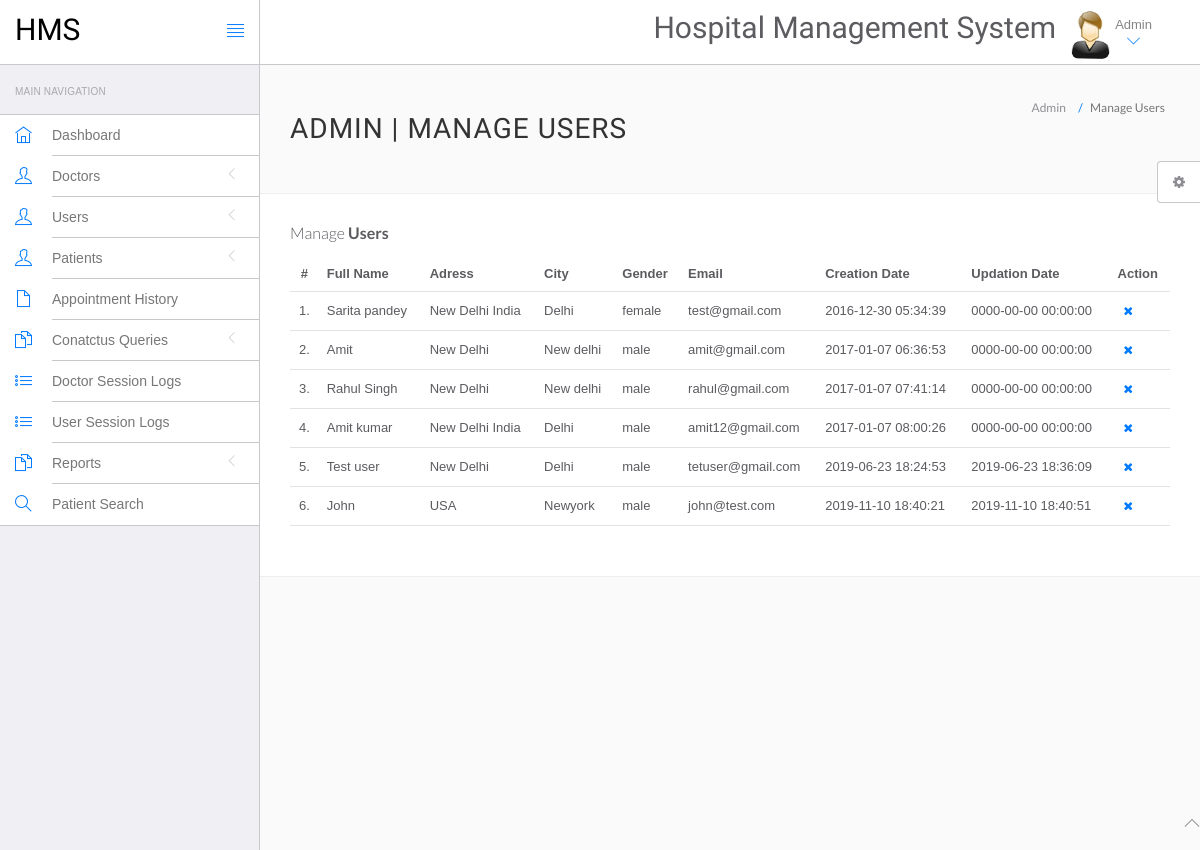
The app's page /hms/admin/manage-users.php (signed in) with its own data.
### tables this page shows
CREATE TABLE `users` (
  `id` int(11) NOT NULL,
  `fullName` varchar(255) DEFAULT NULL,
  `address` longtext DEFAULT NULL,
  `city` varchar(255) DEFAULT NULL,
  `gender` varchar(255) DEFAULT NULL,
  `email` varchar(255) DEFAULT NULL,
  `password` varchar(255) DEFAULT NULL,
  `regDate` timestamp NULL DEFAULT current_timestamp(),
  `updationDate` timestamp NULL DEFAULT NULL ON UPDATE current_timestamp()
);

### hms/admin/manage-users.php (the view, shortened to what this page needs)
<?php
include('include/config.php');
?>
<!DOCTYPE html>
<html lang="en">
	<head>
		<link rel="stylesheet" href="vendor/bootstrap/css/bootstrap.min.css">
		<link rel="stylesheet" href="vendor/fontawesome/css/font-awesome.min.css">
		<link rel="stylesheet" href="vendor/themify-icons/themify-icons.min.css">
		<link href="vendor/animate.css/animate.min.css" rel="stylesheet" media="screen">
		<link href="vendor/perfect-scrollbar/perfect-scrollbar.min.css" rel="stylesheet" media="screen">
		<link href="vendor/switchery/switchery.min.css" rel="stylesheet" media="screen">
		<link href="vendor/bootstrap-touchspin/jquery.bootstrap-touchspin.min.css" rel="stylesheet" media="screen">
		<link href="vendor/select2/select2.min.css" rel="stylesheet" media="screen">
		<link href="vendor/bootstrap-datepicker/bootstrap-datepicker3.standalone.min.css" rel="stylesheet" media="screen">
		<link href="vendor/bootstrap-timepicker/bootstrap-timepicker.min.css" rel="stylesheet" media="screen">
		<link rel="stylesheet" href="assets/css/styles.css">
		<link rel="stylesheet" href="assets/css/plugins.css">
		<link rel="stylesheet" href="assets/css/themes/theme-1.css" id="skin_color" />
	</head>
	<body>
		<div id="app">
<?php include('include/sidebar.php');?>
			<div class="app-content">
						<?php include('include/header.php');?>
				<div class="main-content" >
					<div class="wrap-content container" id="container">
						<section id="page-title">
							<div class="row">
								<div class="col-sm-8">
									<h1 class="mainTitle">Admin | Manage Users</h1>
																	</div>
								<ol class="breadcrumb">
									<li>
										<span>Admin</span>
									</li>
									<li class="active">
										<span>Manage Users</span>
									</li>
								</ol>
							</div>
						</section>
						<div class="container-fluid container-fullw bg-white">
									<div class="row">
								<div class="col-md-12">
									<h5 class="over-title margin-bottom-15">Manage <span class="text-bold">Users</span></h5>
									<table class="table table-hover" id="sample-table-1">
										<thead>
											<tr>
												<th class="center">#</th>
												<th>Full Name</th>
												<th class="hidden-xs">Adress</th>
												<th>City</th>
												<th>Gender </th>
												<th>Email </th>
												<th>Creation Date </th>
												<th>Updation Date </th>
												<th>Action</th>
											</tr>
										</thead>
										<tbody>
<?php
$sql=mysqli_query($con,"select * from users");
$cnt=1;
while($row=mysqli_fetch_array($sql))
{
?>
											<tr>
												<td class="center"><?php echo $cnt;?>.</td>
												<td class="hidden-xs"><?php echo $row['fullName'];?></td>
												<td><?php echo $row['address'];?></td>
												<td><?php echo $row['city'];?>
												</td>
												<td><?php echo $row['gender'];?></td>
												<td><?php echo $row['email'];?></td>
												<td><?php echo $row['regDate'];?></td>
												<td><?php echo $row['updationDate'];?>
												</td>
												<td >
												<div class="visible-md visible-lg hidden-sm hidden-xs">
	<a href="manage-users.php?id=<?php echo $row['id']?>&del=delete" onClick="return confirm('Are you sure you want to delete?')"class="btn btn-transparent btn-xs tooltips" tooltip-placement="top" tooltip="Remove"><i class="fa fa-times fa fa-white"></i></a>
												</div>
												</td>
											</tr>
											<?php
$cnt=$cnt+1;
											 }?>
										</tbody>
									</table>
								</div>
							</div>
								</div>
							</div>
						</div>
					</div>
				</div>
	<?php include('include/footer.php');?>
	<?php include('include/setting.php');?>
	</body>
</html>

### hms/admin/include/sidebar.php (shortened to what this page needs)
<div class="sidebar app-aside" id="sidebar">
				<div class="sidebar-container perfect-scrollbar">
<nav>
						<div class="navbar-title">
							<span>Main Navigation</span>
						</div>
						<ul class="main-navigation-menu">
							<li>
								<a href="dashboard.php">
									<div class="item-content">
										<div class="item-media">
											<i class="ti-home"></i>
										</div>
										<div class="item-inner">
											<span class="title"> Dashboard </span>
										</div>
									</div>
								</a>
							</li>
							<li>
								<a href="javascript:void(0)">
									<div class="item-content">
										<div class="item-media">
											<i class="ti-user"></i>
										</div>
										<div class="item-inner">
											<span class="title"> Doctors </span><i class="icon-arrow"></i>
										</div>
									</div>
								</a>
								</li>
				<li>
								<a href="javascript:void(0)">
									<div class="item-content">
										<div class="item-media">
											<i class="ti-user"></i>
										</div>
										<div class="item-inner">
											<span class="title"> Users </span><i class="icon-arrow"></i>
										</div>
									</div>
								</a>
								</li>
								<li>
								<a href="javascript:void(0)">
									<div class="item-content">
										<div class="item-media">
											<i class="ti-user"></i>
										</div>
										<div class="item-inner">
											<span class="title"> Patients </span><i class="icon-arrow"></i>
										</div>
									</div>
								</a>
								</li>
<li>
								<a href="appointment-history.php">
									<div class="item-content">
										<div class="item-media">
											<i class="ti-file"></i>
										</div>
										<div class="item-inner">
											<span class="title"> Appointment History </span>
										</div>
									</div>
								</a>
							</li>
				<li>
								<a href="javascript:void(0)">
									<div class="item-content">
										<div class="item-media">
											<i class="ti-files"></i>
										</div>
										<div class="item-inner">
											<span class="title"> Conatctus Queries </span><i class="icon-arrow"></i>
										</div>
									</div>
								</a>
								</li>
	<li>
								<a href="doctor-logs.php">
									<div class="item-content">
										<div class="item-media">
											<i class="ti-list"></i>
										</div>
										<div class="item-inner">
											<span class="title"> Doctor Session Logs </span>
										</div>
									</div>
								</a>
							</li>
							<li>
								<a href="user-logs.php">
									<div class="item-content">
										<div class="item-media">
											<i class="ti-list"></i>
										</div>
										<div class="item-inner">
											<span class="title"> User Session Logs </span>
										</div>
									</div>
								</a>
							</li>
				<li>
								<a href="javascript:void(0)">
									<div class="item-content">
										<div class="item-media">
											<i class="ti-files"></i>
										</div>
										<div class="item-inner">
											<span class="title"> Reports </span><i class="icon-arrow"></i>
										</div>
									</div>
								</a>
								<li>
								<a href="patient-search.php">
									<div class="item-content">
										<div class="item-media">
											<i class="ti-search"></i>
										</div>
										<div class="item-inner">
											<span class="title"> Patient Search </span>
										</div>
									</div>
								</a>
							</li>
								</li>
						</ul>
					</nav>
					</div>
			</div>

### hms/admin/include/header.php (shortened to what this page needs)
<header class="navbar navbar-default navbar-static-top">
					<div class="navbar-header">
						<a class="navbar-brand" href="#">
							<h2 style="padding-top:20%; color:#000 ">HMS</h2>
						</a>
						<a href="#" class="sidebar-toggler pull-right visible-md visible-lg" data-toggle-class="app-sidebar-closed" data-toggle-target="#app">
							<i class="ti-align-justify"></i>
						</a>
					</div>
					<div class="navbar-collapse collapse">
						<ul class="nav navbar-right">
								<li  style="padding-top:2% ">
								<h2>Hospital Management System</h2>
							</li>
							<li class="dropdown current-user">
								<a href class="dropdown-toggle" data-toggle="dropdown">
									<img src="assets/images/images.jpg" > <span class="username">
			Admin
									<i class="ti-angle-down"></i></i></span>
								</a>
							</li>
						</ul>
					</div>
				</header>

### hms/admin/include/footer.php
<footer>
				<div class="footer-inner">
					<div class="pull-left">
						&copy; <span class="current-year"></span><span class="text-bold text-uppercase"> HMS</span>. <span>All rights reserved</span>
					</div>
					<div class="pull-right">
						<span class="go-top"><i class="ti-angle-up"></i></span>
					</div>
				</div>
			</footer>

### hms/admin/include/setting.php (shortened to what this page needs)
<div class="settings panel panel-default hidden-xs hidden-sm" id="settings">
				<button ct-toggle="toggle" data-toggle-class="active" data-toggle-target="#settings" class="btn btn-default">
					<i class="fa fa-spin fa-gear"></i>
				</button>
			</div>

### hms/admin/assets/css/plugins.css (style rules this page uses)
.perfect-scrollbar { overflow-y: hidden !important; }

### hms/admin/assets/css/themes/theme-1.css (style rules this page uses)
body { background: #FAFAFA; }
header .navbar-header { background: #ffffff !important; border-right-color: #c8c7cc !important; border-bottom-color: #c8c7cc !important; }
header .navbar-header .sidebar-toggler, header .navbar-header .sidebar-mobile-toggler { color: #007aff !important; }
header .navbar-header .navbar-brand { color: #777 !important; }
header .navbar-collapse { background: #ffffff !important; border-bottom-color: #c8c7cc !important; box-shadow: none !important; }
header .navbar-collapse .navbar-right > li > a { color: #777; }
header .navbar-collapse .navbar-right > li > a i { color: #007aff !important; }
#sidebar { background: #EFEFF4 !important; }
#sidebar:before { border-right-width: "1px" !important; border-right-style: solid; border-right-color: #c8c7cc !important; }
#sidebar nav { border-right-width: "1px" !important; border-right-style: solid; border-right-color: #c8c7cc !important; }
#sidebar nav .navbar-title { color: #aaaaaa; }
#sidebar nav > ul { background: #ffffff !important; border-bottom-color: #c8c7cc !important; border-top-color: #c8c7cc !important; }
#sidebar nav > ul > li > a .item-media > i { color: #007aff !important; }
#sidebar nav > ul > li > a .item-inner { color: #777 !important; border-bottom-color: #c8c7cc; }

### records on screen
users: fullName "Sarita pandey", address "New Delhi India", city "Delhi", gender "female", email "test@gmail.com", regDate "2016-12-30 05:34:39", updationDate "0000-00-00 00:00:00"
users: fullName "Amit", address "New Delhi", city "New delhi", gender "male", email "amit@gmail.com", regDate "2017-01-07 06:36:53", updationDate "0000-00-00 00:00:00"
users: fullName "Rahul Singh", address "New Delhi", city "New delhi", gender "male", email "rahul@gmail.com", regDate "2017-01-07 07:41:14", updationDate "0000-00-00 00:00:00"
users: fullName "Amit kumar", address "New Delhi India", city "Delhi", gender "male", email "amit12@gmail.com", regDate "2017-01-07 08:00:26", updationDate "0000-00-00 00:00:00"
users: fullName "Test user", address "New Delhi", city "Delhi", gender "male", email "tetuser@gmail.com", regDate "2019-06-23 18:24:53", updationDate "2019-06-23 18:36:09"
users: fullName "John", address "USA", city "Newyork", gender "male", email "john@test.com", regDate "2019-11-10 18:40:21", updationDate "2019-11-10 18:40:51"
